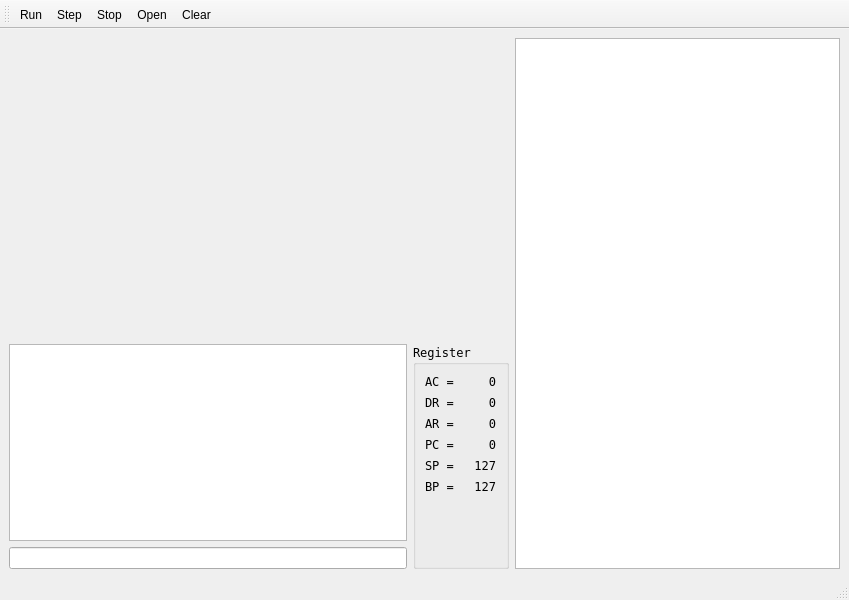
<?xml version="1.0" encoding="UTF-8"?>
<ui version="4.0">
 <class>DCWindow</class>
 <widget class="QMainWindow" name="DCWindow">
  <property name="geometry">
   <rect>
    <x>0</x>
    <y>0</y>
    <width>849</width>
    <height>600</height>
   </rect>
  </property>
  <property name="windowTitle">
   <string>DC reloaded</string>
  </property>
  <property name="windowIcon">
   <iconset resource="resources.qrc">
    <normaloff>:/icons/cpu.png</normaloff>:/icons/cpu.png</iconset>
  </property>
  <widget class="QWidget" name="centralwidget">
   <layout class="QHBoxLayout" name="horizontalLayout_4">
    <item>
     <layout class="QVBoxLayout" name="verticalLayout_3">
      <item>
       <widget class="DCRegisterView" name="visual" native="true">
        <property name="sizePolicy">
         <sizepolicy hsizetype="Fixed" vsizetype="Fixed">
          <horstretch>0</horstretch>
          <verstretch>0</verstretch>
         </sizepolicy>
        </property>
        <property name="minimumSize">
         <size>
          <width>500</width>
          <height>300</height>
         </size>
        </property>
        <property name="maximumSize">
         <size>
          <width>500</width>
          <height>300</height>
         </size>
        </property>
       </widget>
      </item>
      <item>
       <layout class="QHBoxLayout" name="horizontalLayout_2">
        <item>
         <layout class="QVBoxLayout" name="verticalLayout">
          <item>
           <widget class="QPlainTextEdit" name="history">
            <property name="readOnly">
             <bool>true</bool>
            </property>
            <property name="plainText">
             <string/>
            </property>
           </widget>
          </item>
          <item>
           <widget class="QLineEdit" name="command"/>
          </item>
         </layout>
        </item>
        <item>
         <widget class="QGroupBox" name="registerGroup">
          <property name="font">
           <font>
            <family>DejaVu Sans Mono</family>
           </font>
          </property>
          <property name="title">
           <string>Register</string>
          </property>
          <property name="flat">
           <bool>false</bool>
          </property>
          <property name="checkable">
           <bool>false</bool>
          </property>
          <layout class="QFormLayout" name="formLayout">
           <item row="0" column="0">
            <widget class="QLabel" name="labelAC">
             <property name="toolTip">
              <string>Accumulator</string>
             </property>
             <property name="text">
              <string>AC =</string>
             </property>
            </widget>
           </item>
           <item row="0" column="1">
            <widget class="QLabel" name="valueAC">
             <property name="text">
              <string>    0</string>
             </property>
            </widget>
           </item>
           <item row="1" column="0">
            <widget class="QLabel" name="labelDR">
             <property name="toolTip">
              <string>Data Register</string>
             </property>
             <property name="text">
              <string>DR =</string>
             </property>
            </widget>
           </item>
           <item row="1" column="1">
            <widget class="QLabel" name="valueDR">
             <property name="text">
              <string>    0</string>
             </property>
            </widget>
           </item>
           <item row="2" column="0">
            <widget class="QLabel" name="labelAR">
             <property name="toolTip">
              <string>Address Register</string>
             </property>
             <property name="text">
              <string>AR =</string>
             </property>
            </widget>
           </item>
           <item row="2" column="1">
            <widget class="QLabel" name="valueAR">
             <property name="text">
              <string>    0</string>
             </property>
            </widget>
           </item>
           <item row="3" column="0">
            <widget class="QLabel" name="labelPC">
             <property name="toolTip">
              <string>Program Counter</string>
             </property>
             <property name="text">
              <string>PC =</string>
             </property>
            </widget>
           </item>
           <item row="3" column="1">
            <widget class="QLabel" name="valuePC">
             <property name="text">
              <string>    0</string>
             </property>
            </widget>
           </item>
           <item row="4" column="0">
            <widget class="QLabel" name="labelSP">
             <property name="toolTip">
              <string>Stack Pointer</string>
             </property>
             <property name="text">
              <string>SP =</string>
             </property>
            </widget>
           </item>
           <item row="4" column="1">
            <widget class="QLabel" name="valueSP">
             <property name="text">
              <string>  127</string>
             </property>
            </widget>
           </item>
           <item row="5" column="0">
            <widget class="QLabel" name="labelBP">
             <property name="toolTip">
              <string>Base Pointer</string>
             </property>
             <property name="text">
              <string>BP =</string>
             </property>
            </widget>
           </item>
           <item row="5" column="1">
            <widget class="QLabel" name="valueBP">
             <property name="text">
              <string>  127</string>
             </property>
            </widget>
           </item>
          </layout>
         </widget>
        </item>
       </layout>
      </item>
     </layout>
    </item>
    <item>
     <widget class="QListView" name="RAM">
      <property name="maximumSize">
       <size>
        <width>16777215</width>
        <height>16777215</height>
       </size>
      </property>
      <property name="font">
       <font>
        <family>DejaVu Sans Mono</family>
       </font>
      </property>
     </widget>
    </item>
   </layout>
  </widget>
  <widget class="QMenuBar" name="menubar">
   <property name="geometry">
    <rect>
     <x>0</x>
     <y>0</y>
     <width>849</width>
     <height>19</height>
    </rect>
   </property>
  </widget>
  <widget class="QStatusBar" name="statusbar"/>
  <widget class="QToolBar" name="toolBar">
   <property name="windowTitle">
    <string>toolBar</string>
   </property>
   <attribute name="toolBarArea">
    <enum>TopToolBarArea</enum>
   </attribute>
   <attribute name="toolBarBreak">
    <bool>false</bool>
   </attribute>
   <addaction name="actionRun"/>
   <addaction name="actionStep"/>
   <addaction name="actionStop"/>
   <addaction name="actionOpen"/>
   <addaction name="actionClear"/>
  </widget>
  <action name="actionRun">
   <property name="icon">
    <iconset resource="resources.qrc">
     <normaloff>:/icons/execute.png</normaloff>:/icons/execute.png</iconset>
   </property>
   <property name="text">
    <string>Run</string>
   </property>
   <property name="toolTip">
    <string>Run the current script</string>
   </property>
   <property name="shortcut">
    <string>Ctrl+R</string>
   </property>
  </action>
  <action name="actionStep">
   <property name="icon">
    <iconset resource="resources.qrc">
     <normaloff>:/icons/step.png</normaloff>:/icons/step.png</iconset>
   </property>
   <property name="text">
    <string>Step</string>
   </property>
   <property name="toolTip">
    <string>One step forward</string>
   </property>
   <property name="shortcut">
    <string>Ctrl+S</string>
   </property>
  </action>
  <action name="actionStop">
   <property name="icon">
    <iconset resource="resources.qrc">
     <normaloff>:/icons/stop.png</normaloff>:/icons/stop.png</iconset>
   </property>
   <property name="text">
    <string>Stop</string>
   </property>
   <property name="toolTip">
    <string>Stops the execution</string>
   </property>
   <property name="shortcut">
    <string>Ctrl+Esc</string>
   </property>
  </action>
  <action name="actionOpen">
   <property name="icon">
    <iconset resource="resources.qrc">
     <normaloff>:/icons/open.png</normaloff>:/icons/open.png</iconset>
   </property>
   <property name="text">
    <string>Open</string>
   </property>
   <property name="toolTip">
    <string>Open a file</string>
   </property>
   <property name="shortcut">
    <string>Ctrl+O</string>
   </property>
  </action>
  <action name="actionClear">
   <property name="icon">
    <iconset resource="resources.qrc">
     <normaloff>:/icons/clear.png</normaloff>:/icons/clear.png</iconset>
   </property>
   <property name="text">
    <string>Clear</string>
   </property>
   <property name="toolTip">
    <string>Clear everything</string>
   </property>
   <property name="shortcut">
    <string>Ctrl+C</string>
   </property>
  </action>
 </widget>
 <customwidgets>
  <customwidget>
   <class>DCRegisterView</class>
   <extends>QWidget</extends>
   <header>dc.interface.registerview</header>
   <container>1</container>
  </customwidget>
 </customwidgets>
 <resources>
  <include location="resources.qrc"/>
 </resources>
 <connections/>
</ui>
